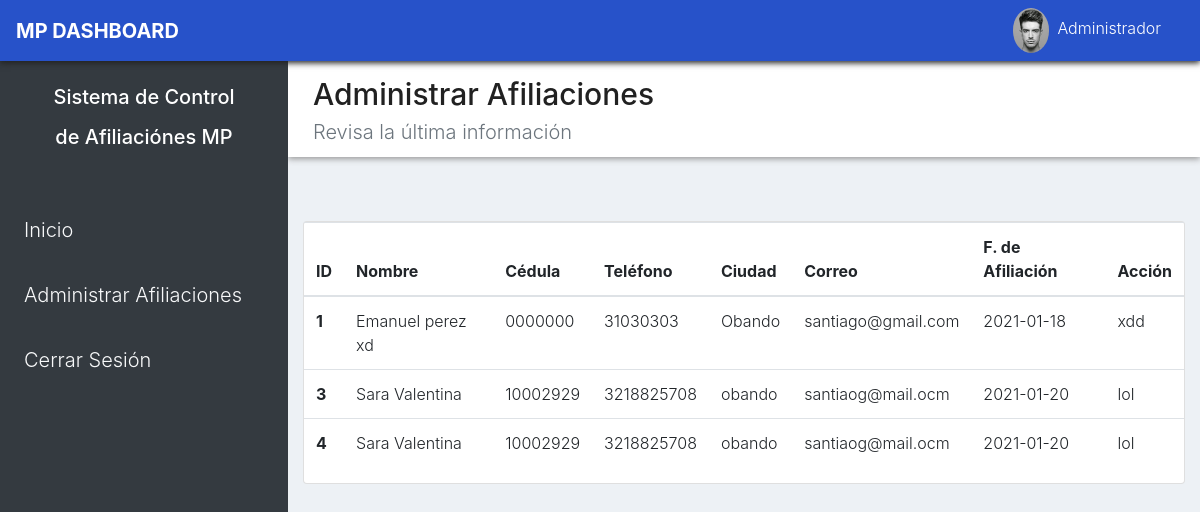
Page /login/administrator.php (signed in) on the committed database.
### tables this page shows
CREATE TABLE `afiliaciones` (
  `id` int(20) NOT NULL,
  `nombre` varchar(80) NOT NULL,
  `cedula` varchar(20) NOT NULL,
  `telefono` varchar(15) NOT NULL,
  `ciudad` varchar(25) NOT NULL,
  `email` varchar(50) NOT NULL,
  `f_afiliacion` date NOT NULL,
  `accion` varchar(30) NOT NULL,
  `id_users` int(20) NOT NULL
);

### login/administrator.php (the view, shortened to what this page needs)
<!doctype html>
<html lang="es">
<head>
  <link rel="stylesheet" href="<?php echo BASE_URL ?>css/CDN/bootstrap.min.css">
  <link rel="stylesheet" href="<?php echo BASE_URL ?>css/dashboard.css">
  <link href="https://unpkg.com/ionicons@4.5.10-0/dist/css/ionicons.min.css" rel="stylesheet">
</head>
<?php include_once('../includes/nav-menu.php') ?>
<?php
function showInformation($uid)
{
    try {
        $db = getDB();
        $stmt = $db->prepare("SELECT * FROM afiliaciones WHERE id_users=:uid");
        $stmt->bindParam("uid", $uid, PDO::PARAM_STR);
        $stmt->execute();
        $data = $stmt->fetchAll(PDO::FETCH_OBJ);
        return $data;
    } catch (PDOException $e) {
        echo '{"error":{"text":' . $e->getMessage() . '}}';
    }
}
$information = showInformation($session_uid);
?>
<div class="content w-100">
  <section>
    <div class="container header">
      <div class="row">
        <div class="col-lg-9">
          <h1 class="title-admin mb-0">Administrar Afiliaciones</h1>
          <p class="subtitle-admin lead text-muted">Revisa la última información</p>
        </div>
      </div>
    </div>
  </section>
  <section>
    <div class="container my-3 ">
      <div class="row">
        <div class="col-lg-12">
          <div class="card rouded-0 mt-5">
            <div class="table-responsive">
              <table class="table">
                <thead>
                  <tr>
                    <th scope="col">ID</th>
                    <th scope="col">Nombre</th>
                    <th scope="col">Cédula</th>
                    <th scope="col">Teléfono</th>
                    <th scope="col">Ciudad</th>
                    <th scope="col">Correo</th>
                    <th scope="col">F. de Afiliación</th>
                    <th scope="col">Acción</th>
                  </tr>
                </thead>
                <tbody>
                  <?php foreach($information as $info){ ?>
                  <tr>
                    <th scope="row"><?php echo $info->id ?></th>
                    <td><?php echo $info->nombre ?></td>
                    <td><?php echo $info->cedula ?></td>
                    <td><?php echo $info->telefono ?></td>
                    <td><?php echo $info->ciudad ?></td>
                    <td><?php echo $info->email ?></td>
                    <td><?php echo $info->f_afiliacion ?></td>
                    <td><?php echo $info->accion ?></td>
                  </tr>
                  <?php }?>
                </tbody>
              </table>
            </div>
          </div>
        </div>
      </div>
    </div>
  </section>
</div>
</div>
</body>
</html>

### includes/nav-menu.php (shortened to what this page needs)
<nav class="navbar navbar-expand-lg navbar-light bg-light">
  <a class="navbar-brand font-weight-bold" href="#">MP DASHBOARD</a>
  <div class="container">
    <div class="collapse navbar-collapse" id="navbarSupportedContent">
      <ul class="navbar-nav ml-auto">
        <img class="img-fluid float-right perfil ml-2" src="<?php echo BASE_URL ?>img/perfil.jpg"
          alt="foto de perfil">
        <li class="nav-item">
          <a class="nav-link" href="#">Administrador</a>
        </li>
      </ul>
    </div>
  </div>
</nav>
<div class="d-flex">
  <div id="sidebar-container" class="bg-dark">
    <div class="title-menu">
      <h4 class="p-2 mt-3">Sistema de Control</h4>
      <h4>de Afiliaciónes MP</h4>
    </div>
    <div class="menu mt-5">
      <a href="dashboard.php" class="d-block text-light p-3"><i class="icon ion-ios-home mr-2 lead"></i>
        Inicio</a>
      <a href="administrator.php" class="d-block text-light p-3"><i class="icon ion-ios-people mr-2 lead"></i>
        Administrar Afiliaciones</a>
      <a href="<?php echo BASE_URL ?>login/logout.php" class="d-block text-light p-3"><i class="icon ion-ios-log-out mr-2 lead"></i>
        Cerrar Sesión</a>
    </div>
  </div>

### css/dashboard.css (style rules this page uses)
:root { --primary: #2752c9; --gray: #212121; --background: #edf1f5; --grayLight: #b4b0b0; --light: #ffffff; }
.bg-light { background-color: var(--primary) !important; }
.navbar-light .navbar-brand { color: var(--light); }
.navbar-light .navbar-nav .nav-link { color: var(--light); }
nav { box-shadow: 0 2px 6px var(--gray); }
.perfil { max-width: 45px; height: 45px; border-radius: 50%; }
#sidebar-container { min-height: 100vh; background-color: var(--gray); }
#sidebar-container .menu { width: 18rem; }
.title-menu h4 { text-align: center; font-size: 20px; color: var(--light); }
.menu a { font-size: 20px; }
.content { overflow-y: auto; height: 100vh; padding-bottom: 5rem; background-color: var(--background); }
.title-admin { font-size: 30px; color: var(--gray); margin: 15px 10px; }
.subtitle-admin { margin: 5px 10px; }
.header { background: var(--light); padding-bottom: 5px; box-shadow: 0 2px 6px #999; }

### rows in the picture
afiliaciones: id "1", nombre "Emanuel perez xd", cedula "0000000", telefono "31030303", ciudad "Obando", email "santiago@gmail.com", f_afiliacion "2021-01-18", accion "xdd"
afiliaciones: id "3", nombre "Sara Valentina", cedula "10002929", telefono "3218825708", ciudad "obando", email "santiaog@mail.ocm", f_afiliacion "2021-01-20", accion "lol"
afiliaciones: id "4", nombre "Sara Valentina", cedula "10002929", telefono "3218825708", ciudad "obando", email "santiaog@mail.ocm", f_afiliacion "2021-01-20", accion "lol"
